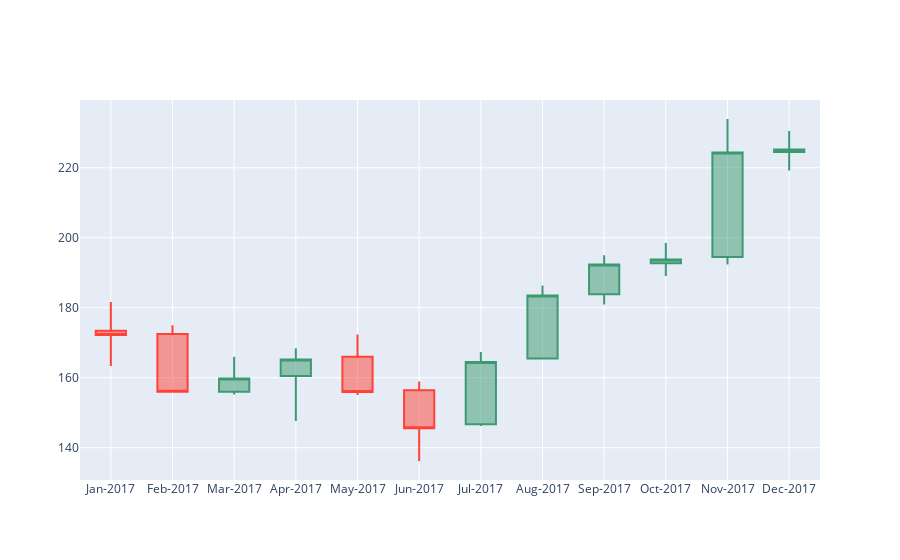

Notebook cell for this chart:
### Code cell
month=sb_m.index.strftime('%b-%Y')

trace2 = go.Candlestick(
                x=month, # Внимание на месяц
                open=sb_m['Open'],
                high=sb_m['High'],
                low=sb_m['Low'],
                close=sb_m['Close'])

# убираем нижний бегунок
layout = go.Layout(
    xaxis = dict(
        rangeslider = dict(
            visible = False
        )
    )
)

data2 = [trace2]
fig = go.Figure(data=data2,layout=layout)
iplot(fig)

### Figure 1 — Plotly figure (JSON) as saved in the notebook; plotly's stock layout.template omitted (floating-point values rounded to 4 significant figures)
{"data": [{"close": [172.2, 156, 159.8, 165.2, 155.9, 145.6, 164.5, 183.5, 192.3, 193.8, 224.3, 225.2], "high": [181.7, 175.0, 166.0, 168.4, 172.4, 158.9, 167.3, 186.3, 195, 198.5, 233.9, 230.5], "low": [163.3, 155.7, 155.2, 147.6, 155.0, 136.2, 146.2, 165.3, 180.9, 189.1, 192.4, 219.2], "open": [173.4, 172.5, 156.0, 160.5, 166, 156.4, 146.7, 165.5, 183.8, 192.7, 194.5, 224.5], "type": "candlestick", "x": ["Jan-2017", "Feb-2017", "Mar-2017", "Apr-2017", "May-2017", "Jun-2017", "Jul-2017", "Aug-2017", "Sep-2017", "Oct-2017", "Nov-2017", "Dec-2017"]}], "layout": {"xaxis": {"rangeslider": {"visible": false}}}}
